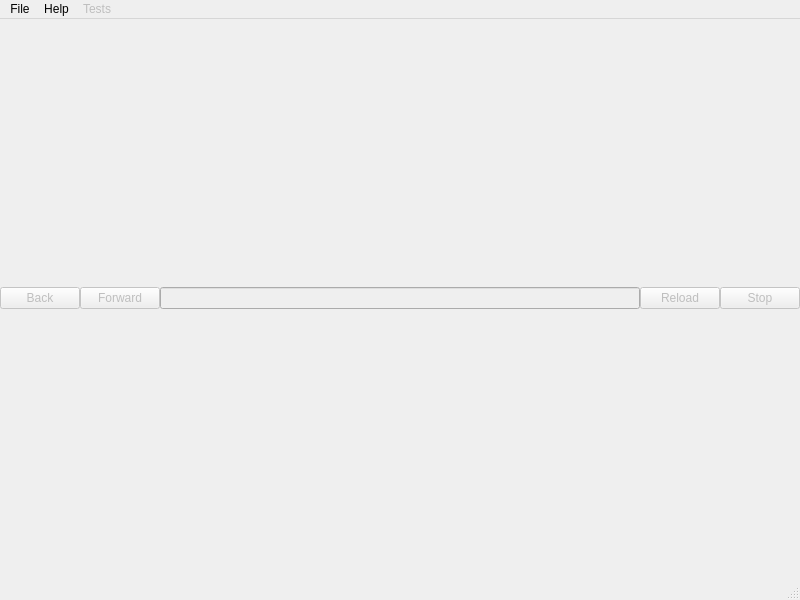
<?xml version="1.0" encoding="UTF-8"?>
<ui version="4.0">
 <class>MainWindow</class>
 <widget class="QMainWindow" name="MainWindow">
  <property name="geometry">
   <rect>
    <x>0</x>
    <y>0</y>
    <width>800</width>
    <height>600</height>
   </rect>
  </property>
  <property name="windowTitle">
   <string>cefclient</string>
  </property>
  <widget class="QWidget" name="centralwidget">
   <layout class="QVBoxLayout" name="verticalLayout">
    <property name="spacing">
     <number>0</number>
    </property>
    <property name="leftMargin">
     <number>0</number>
    </property>
    <property name="topMargin">
     <number>0</number>
    </property>
    <property name="rightMargin">
     <number>0</number>
    </property>
    <property name="bottomMargin">
     <number>0</number>
    </property>
    <item>
     <layout class="QHBoxLayout" name="horizontalLayout">
      <property name="spacing">
       <number>0</number>
      </property>
      <item>
       <widget class="QPushButton" name="backButton">
        <property name="enabled">
         <bool>false</bool>
        </property>
        <property name="text">
         <string>Back</string>
        </property>
       </widget>
      </item>
      <item>
       <widget class="QPushButton" name="forwardButton">
        <property name="enabled">
         <bool>false</bool>
        </property>
        <property name="text">
         <string>Forward</string>
        </property>
       </widget>
      </item>
      <item>
       <widget class="QLineEdit" name="lineEdit">
        <property name="enabled">
         <bool>false</bool>
        </property>
       </widget>
      </item>
      <item>
       <widget class="QPushButton" name="reloadButton">
        <property name="enabled">
         <bool>false</bool>
        </property>
        <property name="text">
         <string>Reload</string>
        </property>
       </widget>
      </item>
      <item>
       <widget class="QPushButton" name="stopButton">
        <property name="enabled">
         <bool>false</bool>
        </property>
        <property name="text">
         <string>Stop</string>
        </property>
       </widget>
      </item>
     </layout>
    </item>
   </layout>
  </widget>
  <widget class="QMenuBar" name="menubar">
   <property name="geometry">
    <rect>
     <x>0</x>
     <y>0</y>
     <width>800</width>
     <height>19</height>
    </rect>
   </property>
   <widget class="QMenu" name="menuFile">
    <property name="title">
     <string>File</string>
    </property>
    <addaction name="actionExit"/>
   </widget>
   <widget class="QMenu" name="menuHelp">
    <property name="title">
     <string>Help</string>
    </property>
    <addaction name="actionAbout"/>
   </widget>
   <widget class="QMenu" name="menuTests">
    <property name="enabled">
     <bool>false</bool>
    </property>
    <property name="title">
     <string>Tests</string>
    </property>
    <addaction name="actionSendMessage"/>
    <addaction name="actionLoadHtml"/>
   </widget>
   <addaction name="menuFile"/>
   <addaction name="menuHelp"/>
   <addaction name="menuTests"/>
  </widget>
  <widget class="QStatusBar" name="statusbar"/>
  <action name="actionAbout">
   <property name="text">
    <string>About ...</string>
   </property>
  </action>
  <action name="actionExit">
   <property name="text">
    <string>Exit</string>
   </property>
  </action>
  <action name="actionSendMessage">
   <property name="enabled">
    <bool>true</bool>
   </property>
   <property name="text">
    <string>SendMessage</string>
   </property>
  </action>
  <action name="actionLoadHtml">
   <property name="text">
    <string>LoadHtml</string>
   </property>
  </action>
 </widget>
 <resources/>
 <connections/>
</ui>
